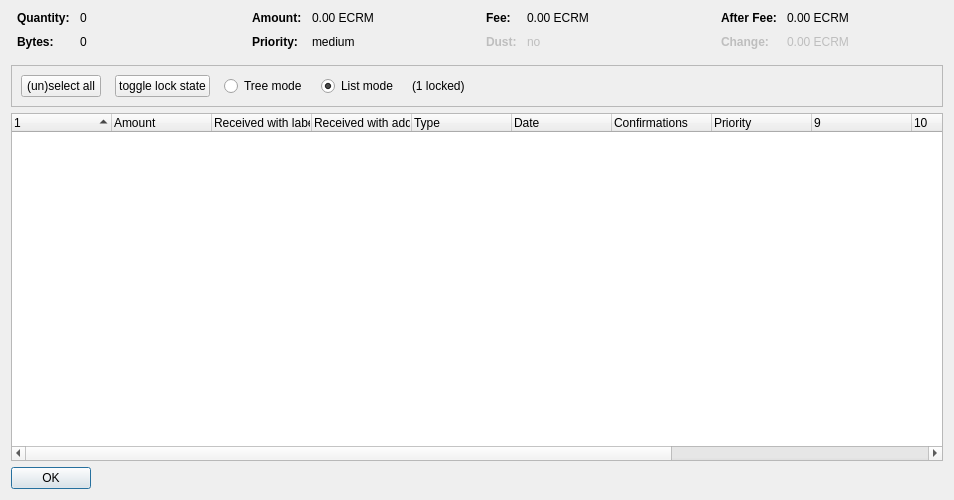
<?xml version="1.0" encoding="UTF-8"?>
<ui version="4.0">
 <class>CoinControlDialog</class>
 <widget class="QDialog" name="CoinControlDialog">
  <property name="geometry">
   <rect>
    <x>0</x>
    <y>0</y>
    <width>954</width>
    <height>500</height>
   </rect>
  </property>
  <property name="windowTitle">
   <string>Coin Selection</string>
  </property>
  <layout class="QVBoxLayout" name="verticalLayout">
   <item>
    <layout class="QHBoxLayout" name="horizontalLayoutTop" stretch="0,0,0,0">
     <property name="topMargin">
      <number>0</number>
     </property>
     <property name="bottomMargin">
      <number>10</number>
     </property>
     <item>
      <layout class="QFormLayout" name="formLayoutCoinControl1">
       <property name="horizontalSpacing">
        <number>10</number>
       </property>
       <property name="verticalSpacing">
        <number>10</number>
       </property>
       <property name="leftMargin">
        <number>6</number>
       </property>
       <property name="rightMargin">
        <number>6</number>
       </property>
       <item row="0" column="0">
        <widget class="QLabel" name="labelCoinControlQuantityText">
         <property name="font">
          <font>
           <weight>75</weight>
           <bold>true</bold>
          </font>
         </property>
         <property name="text">
          <string>Quantity:</string>
         </property>
        </widget>
       </item>
       <item row="0" column="1">
        <widget class="QLabel" name="labelCoinControlQuantity">
         <property name="cursor">
          <cursorShape>IBeamCursor</cursorShape>
         </property>
         <property name="contextMenuPolicy">
          <enum>Qt::ActionsContextMenu</enum>
         </property>
         <property name="text">
          <string notr="true">0</string>
         </property>
         <property name="textInteractionFlags">
          <set>Qt::LinksAccessibleByMouse|Qt::TextSelectableByKeyboard|Qt::TextSelectableByMouse</set>
         </property>
        </widget>
       </item>
       <item row="1" column="0">
        <widget class="QLabel" name="labelCoinControlBytesText">
         <property name="font">
          <font>
           <weight>75</weight>
           <bold>true</bold>
          </font>
         </property>
         <property name="text">
          <string>Bytes:</string>
         </property>
        </widget>
       </item>
       <item row="1" column="1">
        <widget class="QLabel" name="labelCoinControlBytes">
         <property name="cursor">
          <cursorShape>IBeamCursor</cursorShape>
         </property>
         <property name="contextMenuPolicy">
          <enum>Qt::ActionsContextMenu</enum>
         </property>
         <property name="text">
          <string notr="true">0</string>
         </property>
         <property name="textInteractionFlags">
          <set>Qt::LinksAccessibleByMouse|Qt::TextSelectableByKeyboard|Qt::TextSelectableByMouse</set>
         </property>
        </widget>
       </item>
      </layout>
     </item>
     <item>
      <layout class="QFormLayout" name="formLayoutCoinControl2">
       <property name="horizontalSpacing">
        <number>10</number>
       </property>
       <property name="verticalSpacing">
        <number>10</number>
       </property>
       <property name="leftMargin">
        <number>6</number>
       </property>
       <property name="rightMargin">
        <number>6</number>
       </property>
       <item row="0" column="0">
        <widget class="QLabel" name="labelCoinControlAmountText">
         <property name="font">
          <font>
           <weight>75</weight>
           <bold>true</bold>
          </font>
         </property>
         <property name="text">
          <string>Amount:</string>
         </property>
        </widget>
       </item>
       <item row="0" column="1">
        <widget class="QLabel" name="labelCoinControlAmount">
         <property name="cursor">
          <cursorShape>IBeamCursor</cursorShape>
         </property>
         <property name="contextMenuPolicy">
          <enum>Qt::ActionsContextMenu</enum>
         </property>
         <property name="text">
          <string notr="true">0.00 ECRM</string>
         </property>
         <property name="textInteractionFlags">
          <set>Qt::LinksAccessibleByMouse|Qt::TextSelectableByKeyboard|Qt::TextSelectableByMouse</set>
         </property>
        </widget>
       </item>
       <item row="1" column="0">
        <widget class="QLabel" name="labelCoinControlPriorityText">
         <property name="font">
          <font>
           <weight>75</weight>
           <bold>true</bold>
          </font>
         </property>
         <property name="text">
          <string>Priority:</string>
         </property>
        </widget>
       </item>
       <item row="1" column="1">
        <widget class="QLabel" name="labelCoinControlPriority">
         <property name="cursor">
          <cursorShape>IBeamCursor</cursorShape>
         </property>
         <property name="contextMenuPolicy">
          <enum>Qt::ActionsContextMenu</enum>
         </property>
         <property name="text">
          <string>medium</string>
         </property>
         <property name="textInteractionFlags">
          <set>Qt::LinksAccessibleByMouse|Qt::TextSelectableByKeyboard|Qt::TextSelectableByMouse</set>
         </property>
        </widget>
       </item>
      </layout>
     </item>
     <item>
      <layout class="QFormLayout" name="formLayoutCoinControl3">
       <property name="horizontalSpacing">
        <number>10</number>
       </property>
       <property name="verticalSpacing">
        <number>10</number>
       </property>
       <property name="leftMargin">
        <number>6</number>
       </property>
       <property name="rightMargin">
        <number>6</number>
       </property>
       <item row="0" column="0">
        <widget class="QLabel" name="labelCoinControlFeeText">
         <property name="font">
          <font>
           <weight>75</weight>
           <bold>true</bold>
          </font>
         </property>
         <property name="text">
          <string>Fee:</string>
         </property>
        </widget>
       </item>
       <item row="0" column="1">
        <widget class="QLabel" name="labelCoinControlFee">
         <property name="cursor">
          <cursorShape>IBeamCursor</cursorShape>
         </property>
         <property name="contextMenuPolicy">
          <enum>Qt::ActionsContextMenu</enum>
         </property>
         <property name="text">
          <string notr="true">0.00 ECRM</string>
         </property>
         <property name="textInteractionFlags">
          <set>Qt::LinksAccessibleByMouse|Qt::TextSelectableByKeyboard|Qt::TextSelectableByMouse</set>
         </property>
        </widget>
       </item>
       <item row="1" column="0">
        <widget class="QLabel" name="labelCoinControlLowOutputText">
         <property name="enabled">
          <bool>false</bool>
         </property>
         <property name="font">
          <font>
           <weight>75</weight>
           <bold>true</bold>
          </font>
         </property>
         <property name="text">
          <string>Dust:</string>
         </property>
        </widget>
       </item>
       <item row="1" column="1">
        <widget class="QLabel" name="labelCoinControlLowOutput">
         <property name="enabled">
          <bool>false</bool>
         </property>
         <property name="cursor">
          <cursorShape>IBeamCursor</cursorShape>
         </property>
         <property name="contextMenuPolicy">
          <enum>Qt::ActionsContextMenu</enum>
         </property>
         <property name="text">
          <string>no</string>
         </property>
         <property name="textInteractionFlags">
          <set>Qt::LinksAccessibleByMouse|Qt::TextSelectableByKeyboard|Qt::TextSelectableByMouse</set>
         </property>
        </widget>
       </item>
      </layout>
     </item>
     <item>
      <layout class="QFormLayout" name="formLayoutCoinControl4">
       <property name="horizontalSpacing">
        <number>10</number>
       </property>
       <property name="verticalSpacing">
        <number>10</number>
       </property>
       <property name="leftMargin">
        <number>6</number>
       </property>
       <property name="rightMargin">
        <number>6</number>
       </property>
       <item row="0" column="0">
        <widget class="QLabel" name="labelCoinControlAfterFeeText">
         <property name="font">
          <font>
           <weight>75</weight>
           <bold>true</bold>
          </font>
         </property>
         <property name="text">
          <string>After Fee:</string>
         </property>
        </widget>
       </item>
       <item row="0" column="1">
        <widget class="QLabel" name="labelCoinControlAfterFee">
         <property name="cursor">
          <cursorShape>IBeamCursor</cursorShape>
         </property>
         <property name="contextMenuPolicy">
          <enum>Qt::ActionsContextMenu</enum>
         </property>
         <property name="text">
          <string notr="true">0.00 ECRM</string>
         </property>
         <property name="textInteractionFlags">
          <set>Qt::LinksAccessibleByMouse|Qt::TextSelectableByKeyboard|Qt::TextSelectableByMouse</set>
         </property>
        </widget>
       </item>
       <item row="1" column="0">
        <widget class="QLabel" name="labelCoinControlChangeText">
         <property name="enabled">
          <bool>false</bool>
         </property>
         <property name="font">
          <font>
           <weight>75</weight>
           <bold>true</bold>
          </font>
         </property>
         <property name="text">
          <string>Change:</string>
         </property>
        </widget>
       </item>
       <item row="1" column="1">
        <widget class="QLabel" name="labelCoinControlChange">
         <property name="enabled">
          <bool>false</bool>
         </property>
         <property name="cursor">
          <cursorShape>IBeamCursor</cursorShape>
         </property>
         <property name="contextMenuPolicy">
          <enum>Qt::ActionsContextMenu</enum>
         </property>
         <property name="text">
          <string notr="true">0.00 ECRM</string>
         </property>
         <property name="textInteractionFlags">
          <set>Qt::LinksAccessibleByMouse|Qt::TextSelectableByKeyboard|Qt::TextSelectableByMouse</set>
         </property>
        </widget>
       </item>
      </layout>
     </item>
    </layout>
   </item>
   <item>
    <widget class="QFrame" name="frame">
     <property name="minimumSize">
      <size>
       <width>0</width>
       <height>40</height>
      </size>
     </property>
     <property name="frameShape">
      <enum>QFrame::StyledPanel</enum>
     </property>
     <property name="frameShadow">
      <enum>QFrame::Sunken</enum>
     </property>
     <layout class="QHBoxLayout" name="horizontalLayout">
      <item>
       <layout class="QHBoxLayout" name="horizontalLayoutPanel" stretch="0,0,0,0,0,0">
        <property name="spacing">
         <number>14</number>
        </property>
        <item>
         <widget class="QPushButton" name="pushButtonSelectAll">
          <property name="sizePolicy">
           <sizepolicy hsizetype="Maximum" vsizetype="Fixed">
            <horstretch>0</horstretch>
            <verstretch>0</verstretch>
           </sizepolicy>
          </property>
          <property name="text">
           <string>(un)select all</string>
          </property>
          <property name="autoDefault">
           <bool>false</bool>
          </property>
         </widget>
        </item>
        <item>
         <widget class="QPushButton" name="pushButtonToggleLock">
          <property name="sizePolicy">
           <sizepolicy hsizetype="Maximum" vsizetype="Fixed">
            <horstretch>0</horstretch>
            <verstretch>0</verstretch>
           </sizepolicy>
          </property>
          <property name="text">
           <string>toggle lock state</string>
          </property>
          <property name="autoDefault">
           <bool>false</bool>
          </property>
         </widget>
        </item>
        <item>
         <widget class="QRadioButton" name="radioTreeMode">
          <property name="sizePolicy">
           <sizepolicy hsizetype="Maximum" vsizetype="Fixed">
            <horstretch>0</horstretch>
            <verstretch>0</verstretch>
           </sizepolicy>
          </property>
          <property name="text">
           <string>Tree mode</string>
          </property>
         </widget>
        </item>
        <item>
         <widget class="QRadioButton" name="radioListMode">
          <property name="sizePolicy">
           <sizepolicy hsizetype="Maximum" vsizetype="Fixed">
            <horstretch>0</horstretch>
            <verstretch>0</verstretch>
           </sizepolicy>
          </property>
          <property name="text">
           <string>List mode</string>
          </property>
          <property name="checked">
           <bool>true</bool>
          </property>
         </widget>
        </item>
        <item>
         <widget class="QLabel" name="labelLocked">
          <property name="text">
           <string>(1 locked)</string>
          </property>
         </widget>
        </item>
        <item>
         <spacer name="horizontalSpacer">
          <property name="orientation">
           <enum>Qt::Horizontal</enum>
          </property>
          <property name="sizeHint" stdset="0">
           <size>
            <width>40</width>
            <height>20</height>
           </size>
          </property>
         </spacer>
        </item>
       </layout>
      </item>
     </layout>
    </widget>
   </item>
   <item>
    <widget class="CoinControlTreeWidget" name="treeWidget">
     <property name="contextMenuPolicy">
      <enum>Qt::CustomContextMenu</enum>
     </property>
     <property name="sortingEnabled">
      <bool>false</bool>
     </property>
     <property name="columnCount">
      <number>13</number>
     </property>
     <attribute name="headerShowSortIndicator" stdset="0">
      <bool>true</bool>
     </attribute>
     <attribute name="headerStretchLastSection">
      <bool>false</bool>
     </attribute>
     <column>
      <property name="text">
       <string/>
      </property>
     </column>
     <column>
      <property name="text">
       <string>Amount</string>
      </property>
     </column>
     <column>
      <property name="text">
       <string>Received with label</string>
      </property>
     </column>
     <column>
      <property name="text">
       <string>Received with address</string>
      </property>
     </column>
     <column>
      <property name="text">
	<string>Type</string>
      </property>
     </column>
     <column>
      <property name="text">	 
       <string>Date</string>
      </property>
     </column>
     <column>
      <property name="text">
       <string>Confirmations</string>
      </property>
      <property name="toolTip">
       <string>Confirmed</string>
      </property>
     </column>
     <column>
      <property name="text">
       <string>Priority</string>
      </property>
     </column>
     <column>
      <property name="text">
       <string/>
      </property>
     </column>
     <column>
      <property name="text">
       <string/>
      </property>
     </column>
     <column>
      <property name="text">
       <string/>
      </property>
     </column>
     <column>
      <property name="text">
       <string/>
      </property>
     </column>
     <column>
      <property name="text">
       <string/>
      </property>
     </column>
    </widget>
   </item>
   <item>
    <widget class="QDialogButtonBox" name="buttonBox">
     <property name="sizePolicy">
      <sizepolicy hsizetype="Maximum" vsizetype="Fixed">
       <horstretch>0</horstretch>
       <verstretch>0</verstretch>
      </sizepolicy>
     </property>
     <property name="orientation">
      <enum>Qt::Horizontal</enum>
     </property>
     <property name="standardButtons">
      <set>QDialogButtonBox::Ok</set>
     </property>
    </widget>
   </item>
  </layout>
 </widget>
 <customwidgets>
  <customwidget>
   <class>CoinControlTreeWidget</class>
   <extends>QTreeWidget</extends>
   <header>coincontroltreewidget.h</header>
  </customwidget>
 </customwidgets>
 <resources/>
 <connections/>
</ui>
